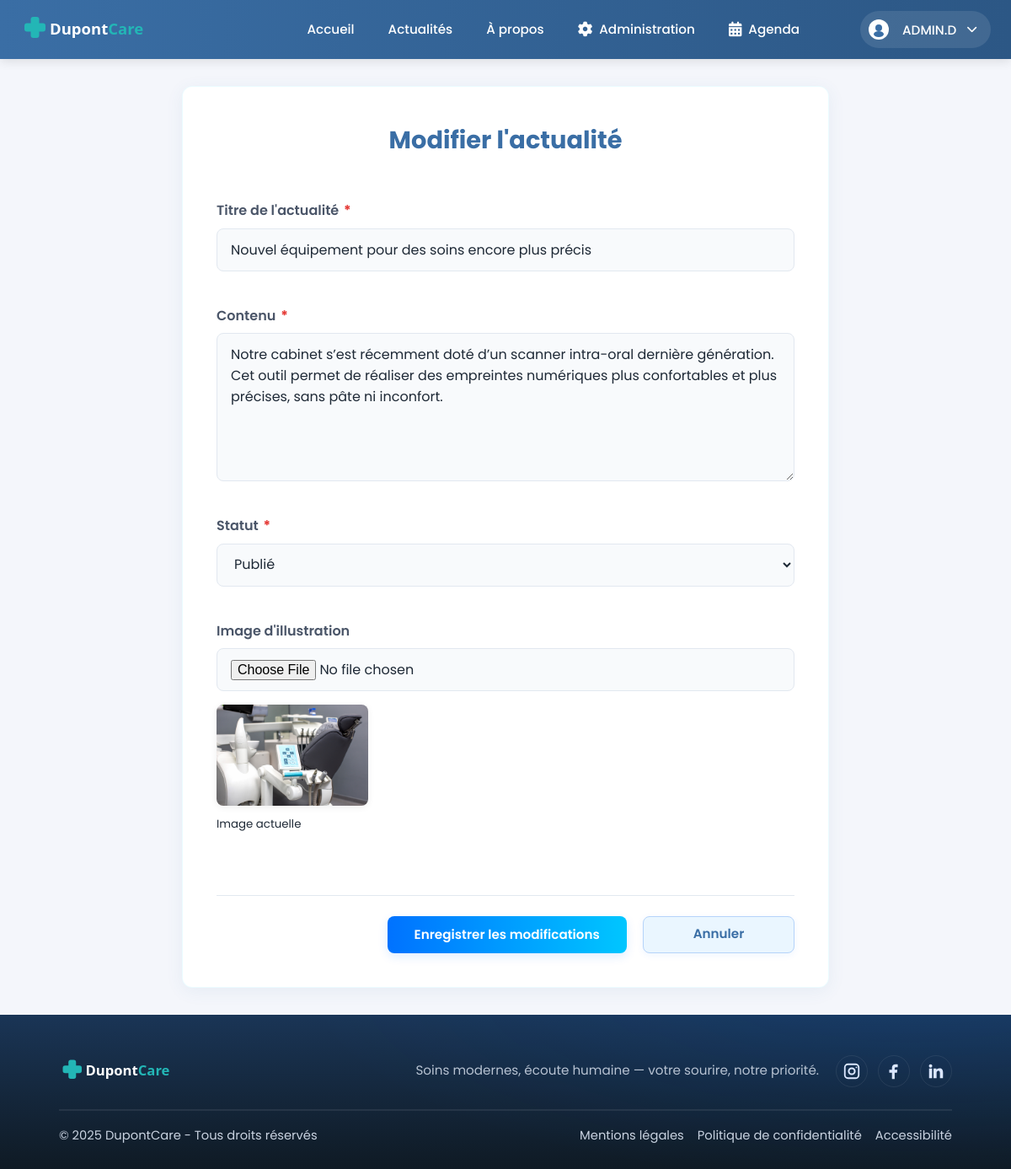
The app's page /index.php?page=actus&action=edit&id=16 (signed in) with its own data.
### tables this page shows
CREATE TABLE `actualite` (
  `id` int(10) UNSIGNED NOT NULL,
  `auteur_id` int(10) UNSIGNED NOT NULL,
  `titre` varchar(200) NOT NULL,
  `contenu` mediumtext NOT NULL,
  `date_publication` datetime DEFAULT NULL,
  `statut` enum('BROUILLON','PUBLIE','ARCHIVE') NOT NULL DEFAULT 'BROUILLON',
  `image` varchar(255) DEFAULT NULL
);

### app/controllers/ActusController.php (called while the page is built, shortened)
<?php
class ActusController {
    private $actuModel;
    public function __construct() {
        $this->actuModel = new ActuModel();
    }
    public function edit($id) {
        $actu = $this->actuModel->getActuByIdAdmin($id);
    require_once 'app/views/actu/actu-update.php';
    }
}

### app/core/App.php (called while the page is built, shortened)
<?php
class App {
    public function run() {
        $action = isset($_GET['action']) ? strtolower($_GET['action']) : 'index';
        $method = strtolower(trim($action));
        $params = [];
        if (isset($_GET['id'])) {
            $params[] = $_GET['id'];
        }
        try {
            $controller = new $controllerClass();
            call_user_func_array([$controller, $method], $params);
        } catch (\Exception $e) {
            error_log("Exception dans App.php: " . $e->getMessage());
            http_response_code(404);
            include __DIR__ . '/../views/error/404.php';
        }
    }
}

### index.php (called while the page is built, shortened)
<?php
$app = new App();
$app->run();

### app/models/database.php (called while the page is built, shortened)
<?php
class Database {
    private static $instance = null;
    private $connection;
    private function __construct() {
        $host = DB_HOST;
        $dbname = DB_NAME;
        $user = DB_USER;
        $pass = DB_PASS;
        $charset = DB_CHARSET;
        $options = [
            PDO::ATTR_ERRMODE => PDO::ERRMODE_EXCEPTION,
            PDO::ATTR_DEFAULT_FETCH_MODE => PDO::FETCH_ASSOC,
            PDO::MYSQL_ATTR_INIT_COMMAND => "SET NAMES $charset"
        ];
        try {
            $this->connection = new PDO(
                "mysql:host=$host;dbname=$dbname;charset=$charset",
                $user,
                $pass,
                $options
            );
        } catch (PDOException $e) {
            die('Erreur connexion BDD : ' . $e->getMessage());
        }
    }
    public function prepare($sql) {
        return $this->connection->prepare($sql);
    }
    public static function getInstance() {
        if (self::$instance === null) {
            self::$instance = new self();
        }
        return self::$instance;
    }
}

### app/core/Model.php (called while the page is built, shortened)
<?php
abstract class Model {
    public function __construct() {
        $this->db = Database::getInstance();
    }
}

### app/models/ActuModel.php (called while the page is built, shortened)
<?php
class ActuModel extends Model {
    public function getActuByIdAdmin($id) {
        $sql = "SELECT a.*, u.nom as auteur_nom, u.prenom as auteur_prenom
                FROM actualite a
                JOIN utilisateur u ON a.auteur_id = u.id
                WHERE a.id = ?";
        $stmt = $this->db->prepare($sql);
        $stmt->execute([$id]);
        return $stmt->fetch();
    }
}

### app/views/actu/actu-update.php (the view, shortened to what this page needs)
<?php
include __DIR__ . '/../templates/header.php';
?>
<link rel="stylesheet" href="<?php echo BASE_URL; ?>/css/modules/actu/actu-create.css">
<main>
  <section class="actu-create-section">
    <form class="actu-create-form" method="post" enctype="multipart/form-data" action="index.php?page=actus&action=edit&id=<?php echo htmlspecialchars($actu['id']); ?>">
      <h2>Modifier l'actualité</h2>
      <div class="actu-create-field">
        <label for="titre">Titre de l'actualité <span class="required-star">*</span></label>
        <input type="text" id="titre" name="titre" required value="<?php echo htmlspecialchars($actu['titre'] ?? ''); ?>" />
      </div>
      <div class="actu-create-field">
        <label for="contenu">Contenu <span class="required-star">*</span></label>
        <textarea id="contenu" name="contenu" rows="6" required><?php echo htmlspecialchars($actu['contenu'] ?? ''); ?></textarea>
      </div>
      <div class="actu-create-field">
        <label for="statut">Statut <span class="required-star">*</span></label>
        <select id="statut" name="statut" required>
          <option value="PUBLIE" <?php echo ($actu['statut'] === 'PUBLIE') ? 'selected' : ''; ?>>Publié</option>
        </select>
      </div>
      <div class="actu-create-field">
        <label for="image">Image d'illustration</label>
        <input type="file" id="image" name="image" accept="image/*">
        <?php if (!empty($actu['image'])): ?>
          <div style="margin-top:0.5em;">
            <img src="<?php echo BASE_URL; ?>/public/uploads/<?php echo htmlspecialchars($actu['image']); ?>" alt="Image actuelle" loading="lazy" style="max-width:180px;max-height:120px;border-radius:8px;box-shadow:0 2px 8px #0001;">
            <br><small>Image actuelle</small>
          </div>
        <?php endif; ?>
      </div>
      <div class="actu-btn-row">
        <button type="submit" class="btn-actu-create">Enregistrer les modifications</button>
        <a href="index.php?page=admin" class="btn-actu-cancel">Annuler</a>
      </div>
    </form>
  </section>
</main>
<?php
include __DIR__ . '/../templates/footer.php';
?>

### css/base/polices.css (style rules this page uses)
body { font-family: 'Poppins', system-ui, -apple-system, Segoe UI, Roboto, Arial, sans-serif !important; }
button, input, select, textarea, .btn, .btn-primary, .btn-secondary, .btn-admin, .btn-hero, .btn-outline, .btn-small, .btn-login, .btn-register, .btn-cancel, .btn-confirm, .btn-new-rdv, .tab-button, .user-button, .guest-button, label, span, p, h1, h2, h3, h4, h5, h6, div, a, td, th { font-family: 'Poppins', sans-serif !important; }
.form-group input, .form-group select, .form-group textarea, .admin-filter input, .login-field input, .register-field input, .date-input, input[type="text"], input[type="email"], input[type="password"], input[type="tel"], input[type="date"], input[type="number"] { font-family: 'Poppins', sans-serif !important; }
html { height: 100%; }
body { min-height: 100vh; display: flex; flex-direction: column; }
body > main { flex: 1 0 auto; }

### css/base/style.css (style rules this page uses)
* { box-sizing: border-box; margin: 0; padding: 0; scroll-behavior: auto; }
body { font-family: 'Poppins', system-ui, -apple-system, Segoe UI, Roboto, Arial, sans-serif; line-height: 1.6; color: #333; }
main { min-height: auto; width: 100%; }
:root { --bg: #f4f6fb; --brand: #3a6ea5; --accent: #00c6ff; --accent-2: #0072ff; --text: #1e2936; --white: #fff; --focus-ring: #0072ff; --focus-ring-offset: 2px; }
* { box-sizing: border-box; margin: 0; padding: 0; }
html, body { height: 100%; }
body { font-family: 'Poppins', system-ui, -apple-system, Segoe UI, Roboto, Arial, sans-serif; background: var(--bg); color: var(--text); line-height: 1.6; }

### css/layouts/header.css (style rules this page uses)
:root { --header-height: 70px; --header-bg: linear-gradient(90deg, #3a6ea5 0%, #2c5785 100%); --header-shadow: 0 2px 12px rgba(0, 0, 0, 0.12); --nav-item-hover: rgba(255, 255, 255, 0.15); --btn-primary: #00c6ff; --btn-primary-hover: #00b3e6; --dropdown-shadow: 0 4px 20px rgba(0, 0, 0, 0.15); --transition: 0.2s ease-in-out; }

### css/layouts/footer.css (style rules this page uses)
:root { --footer-bg: #0f1724; --footer-text: #c9d3e1; --footer-heading: #ffffff; --footer-line: rgba(255,255,255,0.08); --brand: #3a6ea5; }

### css/modules/actu/actu-create.css (style rules this page uses)
.required-star { color: #e53935; font-weight: bold; margin-left: 2px; }
.actu-btn-row { display: flex; justify-content: flex-end; align-items: center; gap: 1.2rem; margin-top: 2rem; padding-top: 1.5rem; border-top: 1px solid #e2e8f0; }
.btn-actu-create, .btn-actu-cancel { min-width: 180px; height: 44px; padding: 12px 32px; border-radius: 8px; font-weight: 600; font-size: 0.95rem; cursor: pointer; display: inline-flex; align-items: center; justify-content: center; text-align: center; transition: all 0.2s ease; font-family: 'Poppins', system-ui, -apple-system, Segoe UI, Roboto, Arial, sans-serif !important; }
.actu-create-section { max-width: 800px; margin: 0 auto; padding: 2rem 1rem; }
.actu-create-form { background: #fff; border-radius: 12px; box-shadow: 0 4px 20px rgba(58,110,165,0.08); padding: 2.5rem; display: flex; flex-direction: column; gap: 1.5rem; border: 1.5px solid rgba(0,198,255,0.08); }
.actu-create-form h2 { margin: 0 0 1.5rem 0; font-size: 1.8rem; color: #3a6ea5; font-weight: 700; text-align: center; }
.actu-create-field { display: flex; flex-direction: column; gap: 0.5rem; margin-bottom: 1rem; }
.actu-create-field label { font-size: 1rem; color: #4a5568; font-weight: 600; }
.actu-create-field input, .actu-create-field textarea, .actu-create-field select { padding: 0.75rem 1rem; border-radius: 8px; border: 1px solid #e2e8f0; background: #f8fafc; font-size: 1rem; color: #1e2936; outline: none; transition: all 0.2s ease; font-family: 'Poppins', system-ui, -apple-system, Segoe UI, Roboto, Arial, sans-serif !important; }
.btn-actu-create { background: linear-gradient(to right, #0072ff, #00c6ff); color: #fff; border: none; box-shadow: 0 4px 12px rgba(0,114,255,0.13); }
.btn-actu-cancel { background: #eaf6ff; color: #3a6ea5; border: 1px solid #b6d4fa; box-shadow: 0 2px 8px rgba(0,114,255,0.07); text-decoration: none; }

### records on screen
actualite: titre "Nouvel équipement pour des soins encore plus précis", contenu "Notre cabinet s’est récemment doté d’un scanner intra-oral dernière génération. Cet outil permet de réaliser des empreintes numériques plus confortables et plus précises, sans pâte ni inconfort.", statut "Publié", image (picture)

### other values on screen
$nom "ADMIN"
$premiereLettre "D"
